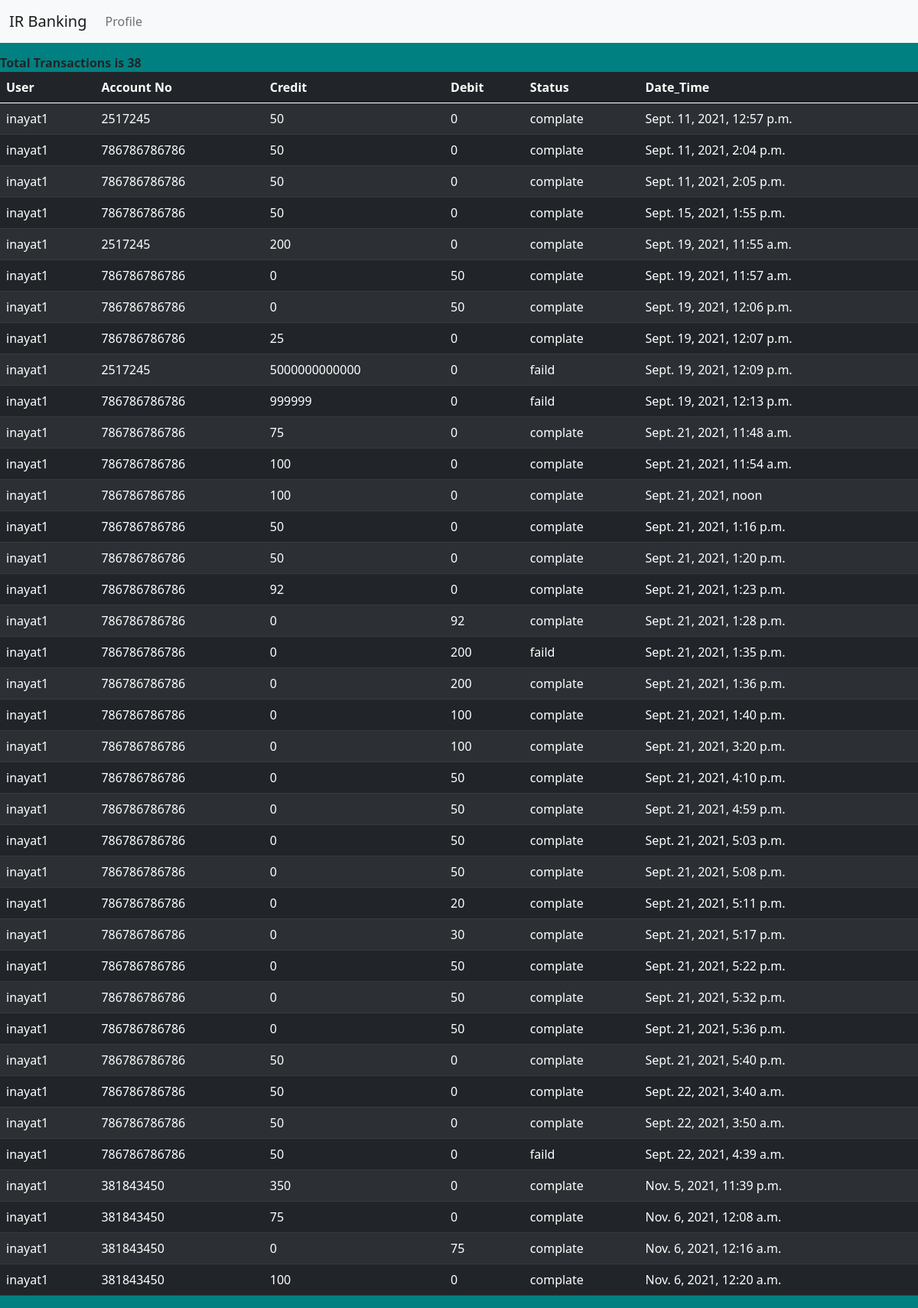
Page /history/ (signed in) on the committed database.
### bank/models.py (models this page shows)
class history(models.Model):
     user = models.ForeignKey(User,on_delete=models.CASCADE)
     acn = models.PositiveIntegerField()
     crid = models.PositiveIntegerField(default=0)
     dev = models.PositiveIntegerField(default=0)
     action = models.CharField(max_length=10)
     date_time = models.DateTimeField(auto_now_add=True)

### bank/views.py (the view)
# urls.py: path('history/',views.his,name='history'),
def his(request):
    if request.user.is_authenticated:
        hs = history.objects.filter(user=request.user).reverse()
        ct = hs.count()
        return render(request,'his.html',{'hs':hs,'conut':ct})
    return redirect('singin')

### bank/templates/his.html (shortened to what this page needs)
{% extends 'base.html' %}
 {% block nev %}
<li class="nav-item">
          <a class="nav-link" href="{% url 'profile' %}">Profile</a>
        </li>
 {% endblock nev %}
{% block body %}
    <div class="table-responsive  mr" >
        <b> Total Transactions is {{ conut }}</b>
<table class="table table-dark table-striped ">
  <thead class="table-dark">
    <tr>
      <th scope="col">User</th>
      <th scope="col">Account No</th>
      <th scope="col">Credit</th>
      <th scope="col">Debit</th>
      <th scope="col">Status</th>
      <th scope="col">Date_Time</th>
    </tr>
  </thead>
  <tbody>
  {% for hi in hs %}
    <tr>
      <td>{{hi.user}}</td>
      <td>{{hi.acn}}</td>
      <td>{{hi.crid}}</td>
      <td>{{hi.dev}}</td>
      <td>{{hi.action}}</td>
      <td>{{hi.date_time}}</td>
    </tr>
    {% endfor %}
  </tbody>
</table>
            </div>
{% endblock body %}

### bank/templates/base.html (style rules this page uses)
.mr { margin-top:70px; }
body { background-color: bisque; }

### rows in the picture
history: user "inayat1", acn "2517245", crid "50", dev "0", action "complate", date_time "Sept. 11, 2021, 12:57 p.m."
history: user "inayat1", acn "786786786786", crid "50", dev "0", action "complate", date_time "Sept. 11, 2021, 2:04 p.m."
history: user "inayat1", acn "786786786786", crid "50", dev "0", action "complate", date_time "Sept. 11, 2021, 2:05 p.m."
history: user "inayat1", acn "786786786786", crid "50", dev "0", action "complate", date_time "Sept. 15, 2021, 1:55 p.m."
history: user "inayat1", acn "2517245", crid "200", dev "0", action "complate", date_time "Sept. 19, 2021, 11:55 a.m."
history: user "inayat1", acn "786786786786", crid "0", dev "50", action "complate", date_time "Sept. 19, 2021, 11:57 a.m."
history: user "inayat1", acn "786786786786", crid "0", dev "50", action "complate", date_time "Sept. 19, 2021, 12:06 p.m."
history: user "inayat1", acn "786786786786", crid "25", dev "0", action "complate", date_time "Sept. 19, 2021, 12:07 p.m."
history: user "inayat1", acn "2517245", crid "5000000000000", dev "0", action "faild", date_time "Sept. 19, 2021, 12:09 p.m."
history: user "inayat1", acn "786786786786", crid "999999", dev "0", action "faild", date_time "Sept. 19, 2021, 12:13 p.m."
history: user "inayat1", acn "786786786786", crid "75", dev "0", action "complate", date_time "Sept. 21, 2021, 11:48 a.m."
history: user "inayat1", acn "786786786786", crid "100", dev "0", action "complate", date_time "Sept. 21, 2021, 11:54 a.m."
history: user "inayat1", acn "786786786786", crid "100", dev "0", action "complate", date_time "Sept. 21, 2021, noon"
history: user "inayat1", acn "786786786786", crid "50", dev "0", action "complate", date_time "Sept. 21, 2021, 1:16 p.m."
history: user "inayat1", acn "786786786786", crid "50", dev "0", action "complate", date_time "Sept. 21, 2021, 1:20 p.m."
history: user "inayat1", acn "786786786786", crid "92", dev "0", action "complate", date_time "Sept. 21, 2021, 1:23 p.m."
history: user "inayat1", acn "786786786786", crid "0", dev "92", action "complate", date_time "Sept. 21, 2021, 1:28 p.m."
history: user "inayat1", acn "786786786786", crid "0", dev "200", action "faild", date_time "Sept. 21, 2021, 1:35 p.m."
history: user "inayat1", acn "786786786786", crid "0", dev "200", action "complate", date_time "Sept. 21, 2021, 1:36 p.m."
history: user "inayat1", acn "786786786786", crid "0", dev "100", action "complate", date_time "Sept. 21, 2021, 1:40 p.m."
history: user "inayat1", acn "786786786786", crid "0", dev "100", action "complate", date_time "Sept. 21, 2021, 3:20 p.m."
history: user "inayat1", acn "786786786786", crid "0", dev "50", action "complate", date_time "Sept. 21, 2021, 4:10 p.m."
history: user "inayat1", acn "786786786786", crid "0", dev "50", action "complate", date_time "Sept. 21, 2021, 4:59 p.m."
history: user "inayat1", acn "786786786786", crid "0", dev "50", action "complate", date_time "Sept. 21, 2021, 5:03 p.m."
history: user "inayat1", acn "786786786786", crid "0", dev "50", action "complate", date_time "Sept. 21, 2021, 5:08 p.m."
history: user "inayat1", acn "786786786786", crid "0", dev "20", action "complate", date_time "Sept. 21, 2021, 5:11 p.m."
history: user "inayat1", acn "786786786786", crid "0", dev "30", action "complate", date_time "Sept. 21, 2021, 5:17 p.m."
history: user "inayat1", acn "786786786786", crid "0", dev "50", action "complate", date_time "Sept. 21, 2021, 5:22 p.m."
history: user "inayat1", acn "786786786786", crid "0", dev "50", action "complate", date_time "Sept. 21, 2021, 5:32 p.m."
history: user "inayat1", acn "786786786786", crid "0", dev "50", action "complate", date_time "Sept. 21, 2021, 5:36 p.m."
history: user "inayat1", acn "786786786786", crid "50", dev "0", action "complate", date_time "Sept. 21, 2021, 5:40 p.m."
history: user "inayat1", acn "786786786786", crid "50", dev "0", action "complate", date_time "Sept. 22, 2021, 3:40 a.m."
history: user "inayat1", acn "786786786786", crid "50", dev "0", action "complate", date_time "Sept. 22, 2021, 3:50 a.m."
history: user "inayat1", acn "786786786786", crid "50", dev "0", action "faild", date_time "Sept. 22, 2021, 4:39 a.m."
history: user "inayat1", acn "381843450", crid "350", dev "0", action "complate", date_time "Nov. 5, 2021, 11:39 p.m."
history: user "inayat1", acn "381843450", crid "75", dev "0", action "complate", date_time "Nov. 6, 2021, 12:08 a.m."
history: user "inayat1", acn "381843450", crid "0", dev "75", action "complate", date_time "Nov. 6, 2021, 12:16 a.m."
history: user "inayat1", acn "381843450", crid "100", dev "0", action "complate", date_time "Nov. 6, 2021, 12:20 a.m."

### other values in the picture
{{ conut }} "38"
